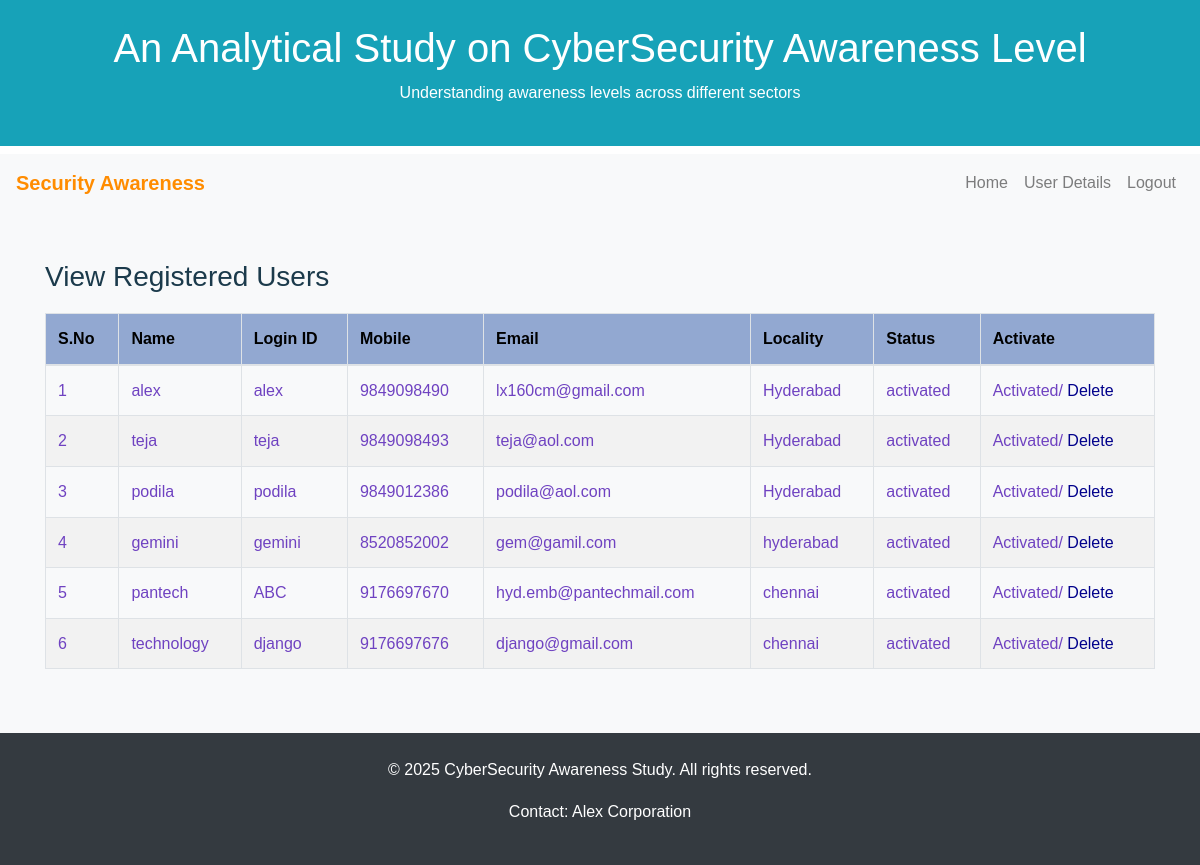
Page /RegisterUsersView/ on the committed database.
### users/models.py (models this page shows, shortened)
class UserRegistrationModel(models.Model):
    name = models.CharField(max_length=100)
    loginid = models.CharField(unique=True, max_length=100)
    password = models.CharField(max_length=100)
    mobile = models.CharField(unique=True, max_length=100)
    email = models.CharField(unique=True, max_length=100)
    locality = models.CharField(max_length=100)
    address = models.CharField(max_length=1000)
    city = models.CharField(max_length=100)
    state = models.CharField(max_length=100)
    status = models.CharField(max_length=100)
    class Meta:
        db_table = 'UserRegistrations'

### admins/views.py (the view)
# urls.py: path('RegisterUsersView/', admins.RegisterUsersView, name='RegisterUsersView'),
def RegisterUsersView(request):
    data = UserRegistrationModel.objects.all()
    return render(request, 'admins/viewregisterusers.html', {'data': data})

### assets/templates/admins/viewregisterusers.html (shortened to what this page needs)
{%extends 'admins/adminbase.html'%}
{%block contents%}
<section id="recommendations" class="bg-light py-5">
    <div class="container">
        <h3>View Registered Users</h3>
        <p>
        <table class="table table-bordered bg-light text-dark">
            <thead>
            <tr style="color:GRAY;font-weight:bold;">
                <th>S.No</th>
                <th>Name</th>
                <th>Login ID</th>
                <th>Mobile</th>
                <th>Email</th>
                <th>Locality</th>
                <th>Status</th>
                <th>Activate</th>
            </tr>
            </thead>
            <tbody>
            {% for i in data %}
            <tr style="color: #6f42c1">
                <td>{{forloop.counter}}</td>
                <td>{{i.name}}</td>
                <td>{{i.loginid}}</td>
                <td>{{i.mobile}}</td>
                <td>{{i.email}}</td>
                <td>{{i.locality}}</td>
                <td>{{i.status}}</td>
                {% if i.status == 'waiting' %}
                <td><a class="btn-link" href="/ActivaUsers/?uid={{ i.id }}"
                       style="color:DARKBLUE">Activate</a></td>
                {% else %}
                <td> Activated/ <a class="btn-link" href="/DeleteUsers/?uid={{ i.id }}"
                                   style="color:DARKBLUE">Delete</a></td>
                {% endif %}
            </tr>
            {% endfor %}
            </tbody>
        </table>
        </p>
    </div>
</section>
{%endblock%}

### assets/templates/admins/adminbase.html (shortened to what this page needs)
{%load static%}
<!DOCTYPE html>
<html lang="en">
<head>
    <link href="https://stackpath.bootstrapcdn.com/bootstrap/4.5.2/css/bootstrap.min.css" rel="stylesheet">
    <link rel="stylesheet" type="text/css" href="{% static 'css/styles.css' %}">
</head>
<body>
<header class="p-3 mb-2 bg-info text-white text-center p-4">
    <div class="container">
        <h1>An Analytical Study on CyberSecurity Awareness Level</h1>
        <p>Understanding awareness levels across different sectors</p>
    </div>
</header>
<nav class="navbar navbar-expand-lg navbar-light bg-light">
    <a class="navbar-brand" href="#">Security Awareness</a>
    <div class="collapse navbar-collapse" id="navbarNav">
        <ul class="navbar-nav ml-auto">
            <li class="nav-item"><a class="nav-link" href="{% url 'AdminHome' %}">Home</a></li>
            <li class="nav-item"><a class="nav-link" href="{% url 'RegisterUsersView' %}">User Details</a></li>
            <li class="nav-item"><a class="nav-link" href="{% url 'index' %}">Logout</a></li>
        </ul>
    </div>
</nav>
{%block contents%}
{%endblock%}
<footer class="bg-dark text-white text-center py-4">
    <div class="container">
        <p>&copy; 2025 CyberSecurity Awareness Study. All rights reserved.</p>
        <p>Contact: Alex Corporation</p>
    </div>
</footer>
</body>
</html>

### assets/static/css/styles.css (style rules this page uses)
body { font-family: 'Arial', sans-serif; line-height: 1.6; }
h3 { color: #1B3A4B; margin-bottom: 20px; }
.navbar-brand { font-weight: bold; color: #FF8C00 !important; }
footer { background-color: #1B3A4B; }

### assets/templates/admins/viewregisterusers.html (style rules this page uses)
table { font-family: Arial, Helvetica, sans-serif; border-collapse: collapse; width: 100%; }
table td, table th { border: 1px solid #ddd; padding: 8px; }
table tr:nth-child(even) { background-color: #f2f2f2; }
table th { padding-top: 12px; padding-bottom: 12px; text-align: left; background-color: #92A8D1; color: BLACK; }
table { font-family: arial, sans-serif; border-collapse: collapse; width: 100%; }
td, th { border: 1px solid #CCBB00; text-align: left; padding: 8px; }
tr:nth-child(even) { background-color: #FFDDAA; }

### rows in the picture
UserRegistrationModel: name "alex", loginid "alex", mobile "9849098490", email "lx160cm@gmail.com", locality "Hyderabad", status "activated"
UserRegistrationModel: name "teja", loginid "teja", mobile "9849098493", email "teja@aol.com", locality "Hyderabad", status "activated"
UserRegistrationModel: name "podila", loginid "podila", mobile "9849012386", email "podila@aol.com", locality "Hyderabad", status "activated"
UserRegistrationModel: name "gemini", loginid "gemini", mobile "8520852002", email "gem@gamil.com", locality "hyderabad", status "activated"
UserRegistrationModel: name "pantech", loginid "ABC", mobile "9176697670", email "hyd.emb@pantechmail.com", locality "chennai", status "activated"
UserRegistrationModel: name "technology", loginid "django", mobile "9176697676", email "django@gmail.com", locality "chennai", status "activated"
